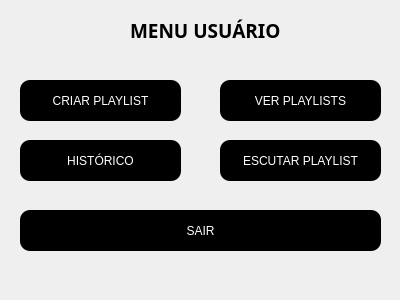
<?xml version="1.0" encoding="UTF-8"?>
<ui version="4.0">
 <class>menu_user</class>
 <widget class="QDialog" name="menu_user">
  <property name="geometry">
   <rect>
    <x>0</x>
    <y>0</y>
    <width>400</width>
    <height>300</height>
   </rect>
  </property>
  <property name="windowTitle">
   <string>Dialog</string>
  </property>
  <widget class="QLabel" name="rotuloMenuInicial">
   <property name="geometry">
    <rect>
     <x>130</x>
     <y>10</y>
     <width>171</width>
     <height>41</height>
    </rect>
   </property>
   <property name="font">
    <font>
     <family>Rockwell Extra Bold</family>
     <pointsize>14</pointsize>
     <bold>true</bold>
    </font>
   </property>
   <property name="styleSheet">
    <string notr="true">Color rgb(255, 255, 255)</string>
   </property>
   <property name="text">
    <string>MENU USUÁRIO</string>
   </property>
  </widget>
  <widget class="QPushButton" name="button_criarPlay">
   <property name="geometry">
    <rect>
     <x>20</x>
     <y>80</y>
     <width>161</width>
     <height>41</height>
    </rect>
   </property>
   <property name="styleSheet">
    <string notr="true">color: white;
background-color: rgb(0, 0, 0);
border-radius: 10px;

</string>
   </property>
   <property name="text">
    <string>CRIAR PLAYLIST</string>
   </property>
  </widget>
  <widget class="QPushButton" name="button_verPlay">
   <property name="geometry">
    <rect>
     <x>220</x>
     <y>80</y>
     <width>161</width>
     <height>41</height>
    </rect>
   </property>
   <property name="styleSheet">
    <string notr="true">color: white;
background-color: rgb(0, 0, 0);
border-radius: 10px;

</string>
   </property>
   <property name="text">
    <string>VER PLAYLISTS</string>
   </property>
  </widget>
  <widget class="QPushButton" name="button_historico">
   <property name="geometry">
    <rect>
     <x>20</x>
     <y>140</y>
     <width>161</width>
     <height>41</height>
    </rect>
   </property>
   <property name="styleSheet">
    <string notr="true">color: white;
background-color: rgb(0, 0, 0);
border-radius: 10px;

</string>
   </property>
   <property name="text">
    <string>HISTÓRICO</string>
   </property>
  </widget>
  <widget class="QPushButton" name="button_escutarPlay">
   <property name="geometry">
    <rect>
     <x>220</x>
     <y>140</y>
     <width>161</width>
     <height>41</height>
    </rect>
   </property>
   <property name="styleSheet">
    <string notr="true">color: white;
background-color: rgb(0, 0, 0);
border-radius: 10px;

</string>
   </property>
   <property name="text">
    <string>ESCUTAR PLAYLIST</string>
   </property>
  </widget>
  <widget class="QPushButton" name="button_sair">
   <property name="geometry">
    <rect>
     <x>20</x>
     <y>210</y>
     <width>361</width>
     <height>41</height>
    </rect>
   </property>
   <property name="styleSheet">
    <string notr="true">color: white;
background-color: rgb(0, 0, 0);
border-radius: 10px;

</string>
   </property>
   <property name="text">
    <string>SAIR</string>
   </property>
  </widget>
 </widget>
 <resources/>
 <connections/>
</ui>
